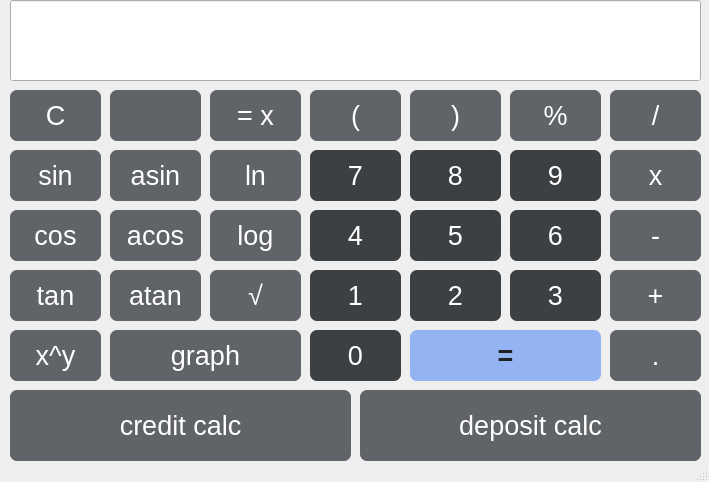
<?xml version="1.0" encoding="UTF-8"?>
<ui version="4.0">
 <class>View</class>
 <widget class="QMainWindow" name="View">
  <property name="enabled">
   <bool>true</bool>
  </property>
  <property name="geometry">
   <rect>
    <x>0</x>
    <y>0</y>
    <width>709</width>
    <height>482</height>
   </rect>
  </property>
  <property name="sizePolicy">
   <sizepolicy hsizetype="Fixed" vsizetype="Preferred">
    <horstretch>0</horstretch>
    <verstretch>0</verstretch>
   </sizepolicy>
  </property>
  <property name="minimumSize">
   <size>
    <width>709</width>
    <height>482</height>
   </size>
  </property>
  <property name="maximumSize">
   <size>
    <width>709</width>
    <height>482</height>
   </size>
  </property>
  <property name="sizeIncrement">
   <size>
    <width>0</width>
    <height>-1</height>
   </size>
  </property>
  <property name="baseSize">
   <size>
    <width>-1</width>
    <height>0</height>
   </size>
  </property>
  <property name="windowTitle">
   <string>s21_smart_calc_cpp</string>
  </property>
  <property name="styleSheet">
   <string notr="true">QPushButton {
  background-color:rgb(32, 33, 36);
}</string>
  </property>
  <widget class="QWidget" name="centralwidget">
   <property name="minimumSize">
    <size>
     <width>709</width>
     <height>482</height>
    </size>
   </property>
   <property name="maximumSize">
    <size>
     <width>709</width>
     <height>482</height>
    </size>
   </property>
   <property name="mouseTracking">
    <bool>false</bool>
   </property>
   <property name="tabletTracking">
    <bool>false</bool>
   </property>
   <widget class="QPushButton" name="pushButton_tch">
    <property name="geometry">
     <rect>
      <x>610</x>
      <y>330</y>
      <width>91</width>
      <height>51</height>
     </rect>
    </property>
    <property name="font">
     <font>
      <pointsize>20</pointsize>
     </font>
    </property>
    <property name="styleSheet">
     <string notr="true">QPushButton {
	background-color: rgb(96, 99, 103);
  	color: white; 
	border-radius: 7px;
}
QPushButton:pressed {
    	border: 1px solid  gray;
	background-color: qlineargradient(x1: 0, y1: 0, x2: 0, y2: 1,
                                      stop: 0 #A9A9A9, stop: 1 #808080);
}</string>
    </property>
    <property name="text">
     <string>.</string>
    </property>
   </widget>
   <widget class="QPushButton" name="pushButton_plus">
    <property name="geometry">
     <rect>
      <x>610</x>
      <y>270</y>
      <width>91</width>
      <height>51</height>
     </rect>
    </property>
    <property name="font">
     <font>
      <pointsize>20</pointsize>
     </font>
    </property>
    <property name="styleSheet">
     <string notr="true">QPushButton {
	background-color: rgb(96, 99, 103);
  	color: white; 
	border-radius: 7px;
}
QPushButton:pressed {
    	border: 1px solid  gray;
	background-color: qlineargradient(x1: 0, y1: 0, x2: 0, y2: 1,
                                      stop: 0 #A9A9A9, stop: 1 #808080);
}</string>
    </property>
    <property name="text">
     <string>+</string>
    </property>
   </widget>
   <widget class="QPushButton" name="pushButton_sub">
    <property name="geometry">
     <rect>
      <x>610</x>
      <y>210</y>
      <width>91</width>
      <height>51</height>
     </rect>
    </property>
    <property name="font">
     <font>
      <pointsize>20</pointsize>
     </font>
    </property>
    <property name="styleSheet">
     <string notr="true">QPushButton {
	background-color: rgb(96, 99, 103);
  	color: white; 
	border-radius: 7px;
}
QPushButton:pressed {
    	border: 1px solid  gray;
	background-color: qlineargradient(x1: 0, y1: 0, x2: 0, y2: 1,
                                      stop: 0 #A9A9A9, stop: 1 #808080);
}</string>
    </property>
    <property name="text">
     <string>-</string>
    </property>
   </widget>
   <widget class="QPushButton" name="pushButton_mult">
    <property name="geometry">
     <rect>
      <x>610</x>
      <y>150</y>
      <width>91</width>
      <height>51</height>
     </rect>
    </property>
    <property name="font">
     <font>
      <pointsize>20</pointsize>
     </font>
    </property>
    <property name="styleSheet">
     <string notr="true">QPushButton {
	background-color: rgb(96, 99, 103);
  	color: white; 
	border-radius: 7px;
}
QPushButton:pressed {
    	border: 1px solid  gray;
	background-color: qlineargradient(x1: 0, y1: 0, x2: 0, y2: 1,
                                      stop: 0 #A9A9A9, stop: 1 #808080);
}</string>
    </property>
    <property name="text">
     <string>x</string>
    </property>
   </widget>
   <widget class="QPushButton" name="pushButton_result">
    <property name="geometry">
     <rect>
      <x>410</x>
      <y>330</y>
      <width>191</width>
      <height>51</height>
     </rect>
    </property>
    <property name="font">
     <font>
      <pointsize>20</pointsize>
      <bold>true</bold>
     </font>
    </property>
    <property name="styleSheet">
     <string notr="true">QPushButton {
	background-color:rgb(147, 179, 242);
  	color:rgb(32, 33, 36); 
	border-radius: 7px;
}
QPushButton:pressed {
    	border: 1px solid  gray;
	background-color: qlineargradient(x1: 0, y1: 0, x2: 0, y2: 1,
                                      stop: 0 #87CEEB, stop: 1 #00BFFF);
}
</string>
    </property>
    <property name="text">
     <string>=</string>
    </property>
   </widget>
   <widget class="QPushButton" name="pushButton_3">
    <property name="geometry">
     <rect>
      <x>510</x>
      <y>270</y>
      <width>91</width>
      <height>51</height>
     </rect>
    </property>
    <property name="font">
     <font>
      <pointsize>20</pointsize>
     </font>
    </property>
    <property name="styleSheet">
     <string notr="true">QPushButton {
	background-color:rgb(61, 64, 67);
  	color: white; 
	border-radius: 7px;
}
QPushButton:pressed {
    	border: 1px solid  gray;
	background-color: qlineargradient(x1: 0, y1: 0, x2: 0, y2: 1,
                                      stop: 0 #696969, stop: 1 #2F4F4F);
}
</string>
    </property>
    <property name="text">
     <string>3</string>
    </property>
   </widget>
   <widget class="QPushButton" name="pushButton_2">
    <property name="geometry">
     <rect>
      <x>410</x>
      <y>270</y>
      <width>91</width>
      <height>51</height>
     </rect>
    </property>
    <property name="font">
     <font>
      <pointsize>20</pointsize>
     </font>
    </property>
    <property name="styleSheet">
     <string notr="true">QPushButton {
	background-color:rgb(61, 64, 67);
  	color: white; 
	border-radius: 7px;
}
QPushButton:pressed {
    	border: 1px solid  gray;
	background-color: qlineargradient(x1: 0, y1: 0, x2: 0, y2: 1,
                                      stop: 0 #696969, stop: 1 #2F4F4F);
}
</string>
    </property>
    <property name="text">
     <string>2</string>
    </property>
   </widget>
   <widget class="QPushButton" name="pushButton_0">
    <property name="geometry">
     <rect>
      <x>310</x>
      <y>330</y>
      <width>91</width>
      <height>51</height>
     </rect>
    </property>
    <property name="font">
     <font>
      <pointsize>20</pointsize>
     </font>
    </property>
    <property name="styleSheet">
     <string notr="true">QPushButton {
	background-color:rgb(61, 64, 67);
  	color: white; 
	border-radius: 7px;
}
QPushButton:pressed {
    	border: 1px solid  gray;
	background-color: qlineargradient(x1: 0, y1: 0, x2: 0, y2: 1,
                                      stop: 0 #696969, stop: 1 #2F4F4F);
}
</string>
    </property>
    <property name="text">
     <string>0</string>
    </property>
   </widget>
   <widget class="QPushButton" name="pushButton_1">
    <property name="geometry">
     <rect>
      <x>310</x>
      <y>270</y>
      <width>91</width>
      <height>51</height>
     </rect>
    </property>
    <property name="font">
     <font>
      <pointsize>20</pointsize>
     </font>
    </property>
    <property name="styleSheet">
     <string notr="true">QPushButton {
	background-color:rgb(61, 64, 67);
  	color: white; 
	border-radius: 7px;
}
QPushButton:pressed {
    	border: 1px solid  gray;
	background-color: qlineargradient(x1: 0, y1: 0, x2: 0, y2: 1,
                                      stop: 0 #696969, stop: 1 #2F4F4F);
}
</string>
    </property>
    <property name="text">
     <string>1</string>
    </property>
   </widget>
   <widget class="QPushButton" name="pushButton_5">
    <property name="geometry">
     <rect>
      <x>410</x>
      <y>210</y>
      <width>91</width>
      <height>51</height>
     </rect>
    </property>
    <property name="font">
     <font>
      <pointsize>20</pointsize>
     </font>
    </property>
    <property name="styleSheet">
     <string notr="true">QPushButton {
	background-color:rgb(61, 64, 67);
  	color: white; 
	border-radius: 7px;
}
QPushButton:pressed {
    	border: 1px solid  gray;
	background-color: qlineargradient(x1: 0, y1: 0, x2: 0, y2: 1,
                                      stop: 0 #696969, stop: 1 #2F4F4F);
}
</string>
    </property>
    <property name="text">
     <string>5</string>
    </property>
   </widget>
   <widget class="QPushButton" name="pushButton_4">
    <property name="geometry">
     <rect>
      <x>310</x>
      <y>210</y>
      <width>91</width>
      <height>51</height>
     </rect>
    </property>
    <property name="font">
     <font>
      <pointsize>20</pointsize>
     </font>
    </property>
    <property name="styleSheet">
     <string notr="true">QPushButton {
	background-color:rgb(61, 64, 67);
  	color: white; 
	border-radius: 7px;
}
QPushButton:pressed {
    	border: 1px solid  gray;
	background-color: qlineargradient(x1: 0, y1: 0, x2: 0, y2: 1,
                                      stop: 0 #696969, stop: 1 #2F4F4F);
}
</string>
    </property>
    <property name="text">
     <string>4</string>
    </property>
   </widget>
   <widget class="QPushButton" name="pushButton_6">
    <property name="geometry">
     <rect>
      <x>510</x>
      <y>210</y>
      <width>91</width>
      <height>51</height>
     </rect>
    </property>
    <property name="font">
     <font>
      <pointsize>20</pointsize>
     </font>
    </property>
    <property name="styleSheet">
     <string notr="true">QPushButton {
	background-color:rgb(61, 64, 67);
  	color: white; 
	border-radius: 7px;
}
QPushButton:pressed {
    	border: 1px solid  gray;
	background-color: qlineargradient(x1: 0, y1: 0, x2: 0, y2: 1,
                                      stop: 0 #696969, stop: 1 #2F4F4F);
}
</string>
    </property>
    <property name="text">
     <string>6</string>
    </property>
   </widget>
   <widget class="QPushButton" name="pushButton_8">
    <property name="geometry">
     <rect>
      <x>410</x>
      <y>150</y>
      <width>91</width>
      <height>51</height>
     </rect>
    </property>
    <property name="font">
     <font>
      <pointsize>20</pointsize>
     </font>
    </property>
    <property name="styleSheet">
     <string notr="true">QPushButton {
	background-color:rgb(61, 64, 67);
  	color: white; 
	border-radius: 7px;
}
QPushButton:pressed {
    	border: 1px solid  gray;
	background-color: qlineargradient(x1: 0, y1: 0, x2: 0, y2: 1,
                                      stop: 0 #696969, stop: 1 #2F4F4F);
}
</string>
    </property>
    <property name="text">
     <string>8</string>
    </property>
   </widget>
   <widget class="QPushButton" name="pushButton_7">
    <property name="geometry">
     <rect>
      <x>310</x>
      <y>150</y>
      <width>91</width>
      <height>51</height>
     </rect>
    </property>
    <property name="font">
     <font>
      <pointsize>20</pointsize>
     </font>
    </property>
    <property name="styleSheet">
     <string notr="true">QPushButton {
	background-color:rgb(61, 64, 67);
  	color: white; 
	border-radius: 7px;
}
QPushButton:pressed {
    	border: 1px solid  gray;
	background-color: qlineargradient(x1: 0, y1: 0, x2: 0, y2: 1,
                                      stop: 0 #696969, stop: 1 #2F4F4F);
}
</string>
    </property>
    <property name="text">
     <string>7</string>
    </property>
   </widget>
   <widget class="QPushButton" name="pushButton_9">
    <property name="geometry">
     <rect>
      <x>510</x>
      <y>150</y>
      <width>91</width>
      <height>51</height>
     </rect>
    </property>
    <property name="font">
     <font>
      <pointsize>20</pointsize>
     </font>
    </property>
    <property name="styleSheet">
     <string notr="true">QPushButton {
	background-color:rgb(61, 64, 67);
  	color: white; 
	border-radius: 7px;
}
QPushButton:pressed {
    	border: 1px solid  gray;
	background-color: qlineargradient(x1: 0, y1: 0, x2: 0, y2: 1,
                                      stop: 0 #696969, stop: 1 #2F4F4F);
}
</string>
    </property>
    <property name="text">
     <string>9</string>
    </property>
   </widget>
   <widget class="QPushButton" name="pushButton_div">
    <property name="geometry">
     <rect>
      <x>610</x>
      <y>90</y>
      <width>91</width>
      <height>51</height>
     </rect>
    </property>
    <property name="font">
     <font>
      <pointsize>20</pointsize>
     </font>
    </property>
    <property name="styleSheet">
     <string notr="true">QPushButton {
	background-color: rgb(96, 99, 103);
  	color: white; 
	border-radius: 7px;
}
QPushButton:pressed {
    	border: 1px solid  gray;
	background-color: qlineargradient(x1: 0, y1: 0, x2: 0, y2: 1,
                                      stop: 0 #A9A9A9, stop: 1 #808080);
}</string>
    </property>
    <property name="text">
     <string>/</string>
    </property>
   </widget>
   <widget class="QPushButton" name="pushButton_mod">
    <property name="geometry">
     <rect>
      <x>510</x>
      <y>90</y>
      <width>91</width>
      <height>51</height>
     </rect>
    </property>
    <property name="font">
     <font>
      <pointsize>20</pointsize>
     </font>
    </property>
    <property name="styleSheet">
     <string notr="true">QPushButton {
	background-color: rgb(96, 99, 103);
  	color: white; 
	border-radius: 7px;
}
QPushButton:pressed {
    	border: 1px solid  gray;
	background-color: qlineargradient(x1: 0, y1: 0, x2: 0, y2: 1,
                                      stop: 0 #A9A9A9, stop: 1 #808080);
}</string>
    </property>
    <property name="text">
     <string>%</string>
    </property>
   </widget>
   <widget class="QPushButton" name="pushButton_R">
    <property name="geometry">
     <rect>
      <x>410</x>
      <y>90</y>
      <width>91</width>
      <height>51</height>
     </rect>
    </property>
    <property name="font">
     <font>
      <pointsize>20</pointsize>
     </font>
    </property>
    <property name="styleSheet">
     <string notr="true">QPushButton {
	background-color: rgb(96, 99, 103);
  	color: white; 
	border-radius: 7px;
}
QPushButton:pressed {
    	border: 1px solid  gray;
	background-color: qlineargradient(x1: 0, y1: 0, x2: 0, y2: 1,
                                      stop: 0 #A9A9A9, stop: 1 #808080);
}</string>
    </property>
    <property name="text">
     <string>)</string>
    </property>
   </widget>
   <widget class="QPushButton" name="pushButton_L">
    <property name="geometry">
     <rect>
      <x>310</x>
      <y>90</y>
      <width>91</width>
      <height>51</height>
     </rect>
    </property>
    <property name="font">
     <font>
      <pointsize>20</pointsize>
     </font>
    </property>
    <property name="styleSheet">
     <string notr="true">QPushButton {
	background-color: rgb(96, 99, 103);
  	color: white; 
	border-radius: 7px;
}
QPushButton:pressed {
    	border: 1px solid  gray;
	background-color: qlineargradient(x1: 0, y1: 0, x2: 0, y2: 1,
                                      stop: 0 #A9A9A9, stop: 1 #808080);
}</string>
    </property>
    <property name="text">
     <string>(</string>
    </property>
   </widget>
   <widget class="QPushButton" name="pushButton_acos">
    <property name="geometry">
     <rect>
      <x>110</x>
      <y>210</y>
      <width>91</width>
      <height>51</height>
     </rect>
    </property>
    <property name="font">
     <font>
      <pointsize>20</pointsize>
     </font>
    </property>
    <property name="styleSheet">
     <string notr="true">QPushButton {
	background-color: rgb(96, 99, 103);
  	color: white; 
	border-radius: 7px;
}
QPushButton:pressed {
    	border: 1px solid  gray;
	background-color: qlineargradient(x1: 0, y1: 0, x2: 0, y2: 1,
                                      stop: 0 #A9A9A9, stop: 1 #808080);
}</string>
    </property>
    <property name="text">
     <string>acos</string>
    </property>
   </widget>
   <widget class="QPushButton" name="pushButton_sin">
    <property name="geometry">
     <rect>
      <x>10</x>
      <y>150</y>
      <width>91</width>
      <height>51</height>
     </rect>
    </property>
    <property name="font">
     <font>
      <pointsize>20</pointsize>
     </font>
    </property>
    <property name="styleSheet">
     <string notr="true">QPushButton {
	background-color: rgb(96, 99, 103);
  	color: white; 
	border-radius: 7px;
}
QPushButton:pressed {
    	border: 1px solid  gray;
	background-color: qlineargradient(x1: 0, y1: 0, x2: 0, y2: 1,
                                      stop: 0 #A9A9A9, stop: 1 #808080);
}</string>
    </property>
    <property name="text">
     <string>sin</string>
    </property>
   </widget>
   <widget class="QPushButton" name="pushButton_sqrt">
    <property name="geometry">
     <rect>
      <x>210</x>
      <y>270</y>
      <width>91</width>
      <height>51</height>
     </rect>
    </property>
    <property name="font">
     <font>
      <pointsize>20</pointsize>
     </font>
    </property>
    <property name="styleSheet">
     <string notr="true">QPushButton {
	background-color: rgb(96, 99, 103);
  	color: white; 
	border-radius: 7px;
}
QPushButton:pressed {
    	border: 1px solid  gray;
	background-color: qlineargradient(x1: 0, y1: 0, x2: 0, y2: 1,
                                      stop: 0 #A9A9A9, stop: 1 #808080);
}</string>
    </property>
    <property name="text">
     <string>√</string>
    </property>
   </widget>
   <widget class="QPushButton" name="pushButton_log">
    <property name="geometry">
     <rect>
      <x>210</x>
      <y>210</y>
      <width>91</width>
      <height>51</height>
     </rect>
    </property>
    <property name="font">
     <font>
      <pointsize>20</pointsize>
     </font>
    </property>
    <property name="styleSheet">
     <string notr="true">QPushButton {
	background-color: rgb(96, 99, 103);
  	color: white; 
	border-radius: 7px;
}
QPushButton:pressed {
    	border: 1px solid  gray;
	background-color: qlineargradient(x1: 0, y1: 0, x2: 0, y2: 1,
                                      stop: 0 #A9A9A9, stop: 1 #808080);
}</string>
    </property>
    <property name="text">
     <string>log</string>
    </property>
   </widget>
   <widget class="QPushButton" name="pushButton_pow">
    <property name="geometry">
     <rect>
      <x>10</x>
      <y>330</y>
      <width>91</width>
      <height>51</height>
     </rect>
    </property>
    <property name="font">
     <font>
      <pointsize>20</pointsize>
     </font>
    </property>
    <property name="styleSheet">
     <string notr="true">QPushButton {
	background-color: rgb(96, 99, 103);
  	color: white; 
	border-radius: 7px;
}
QPushButton:pressed {
    	border: 1px solid  gray;
	background-color: qlineargradient(x1: 0, y1: 0, x2: 0, y2: 1,
                                      stop: 0 #A9A9A9, stop: 1 #808080);
}</string>
    </property>
    <property name="text">
     <string>x^y</string>
    </property>
   </widget>
   <widget class="QPushButton" name="pushButton_ln">
    <property name="geometry">
     <rect>
      <x>210</x>
      <y>150</y>
      <width>91</width>
      <height>51</height>
     </rect>
    </property>
    <property name="font">
     <font>
      <pointsize>20</pointsize>
     </font>
    </property>
    <property name="styleSheet">
     <string notr="true">QPushButton {
	background-color: rgb(96, 99, 103);
  	color: white; 
	border-radius: 7px;
}
QPushButton:pressed {
    	border: 1px solid  gray;
	background-color: qlineargradient(x1: 0, y1: 0, x2: 0, y2: 1,
                                      stop: 0 #A9A9A9, stop: 1 #808080);
}</string>
    </property>
    <property name="text">
     <string>ln</string>
    </property>
   </widget>
   <widget class="QPushButton" name="pushButton_tan">
    <property name="geometry">
     <rect>
      <x>10</x>
      <y>270</y>
      <width>91</width>
      <height>51</height>
     </rect>
    </property>
    <property name="font">
     <font>
      <pointsize>20</pointsize>
     </font>
    </property>
    <property name="styleSheet">
     <string notr="true">QPushButton {
	background-color: rgb(96, 99, 103);
  	color: white; 
	border-radius: 7px;
}
QPushButton:pressed {
    	border: 1px solid  gray;
	background-color: qlineargradient(x1: 0, y1: 0, x2: 0, y2: 1,
                                      stop: 0 #A9A9A9, stop: 1 #808080);
}</string>
    </property>
    <property name="text">
     <string>tan</string>
    </property>
   </widget>
   <widget class="QPushButton" name="pushButton_cos">
    <property name="geometry">
     <rect>
      <x>10</x>
      <y>210</y>
      <width>91</width>
      <height>51</height>
     </rect>
    </property>
    <property name="font">
     <font>
      <pointsize>20</pointsize>
     </font>
    </property>
    <property name="styleSheet">
     <string notr="true">QPushButton {
	background-color: rgb(96, 99, 103);
  	color: white; 
	border-radius: 7px;
}
QPushButton:pressed {
    	border: 1px solid  gray;
	background-color: qlineargradient(x1: 0, y1: 0, x2: 0, y2: 1,
                                      stop: 0 #A9A9A9, stop: 1 #808080);
}</string>
    </property>
    <property name="text">
     <string>cos</string>
    </property>
   </widget>
   <widget class="QPushButton" name="pushButton_x">
    <property name="geometry">
     <rect>
      <x>210</x>
      <y>90</y>
      <width>91</width>
      <height>51</height>
     </rect>
    </property>
    <property name="font">
     <font>
      <pointsize>20</pointsize>
     </font>
    </property>
    <property name="styleSheet">
     <string notr="true">QPushButton {
	background-color: rgb(96, 99, 103);
  	color: white; 
	border-radius: 7px;
}
QPushButton:pressed {
    	border: 1px solid  gray;
	background-color: qlineargradient(x1: 0, y1: 0, x2: 0, y2: 1,
                                      stop: 0 #A9A9A9, stop: 1 #808080);
}</string>
    </property>
    <property name="text">
     <string>= x</string>
    </property>
   </widget>
   <widget class="QPushButton" name="pushButton_atan">
    <property name="geometry">
     <rect>
      <x>110</x>
      <y>270</y>
      <width>91</width>
      <height>51</height>
     </rect>
    </property>
    <property name="font">
     <font>
      <pointsize>20</pointsize>
     </font>
    </property>
    <property name="styleSheet">
     <string notr="true">QPushButton {
	background-color: rgb(96, 99, 103);
  	color: white; 
	border-radius: 7px;
}
QPushButton:pressed {
    	border: 1px solid  gray;
	background-color: qlineargradient(x1: 0, y1: 0, x2: 0, y2: 1,
                                      stop: 0 #A9A9A9, stop: 1 #808080);
}</string>
    </property>
    <property name="text">
     <string>atan</string>
    </property>
   </widget>
   <widget class="QPushButton" name="pushButton_asin">
    <property name="geometry">
     <rect>
      <x>110</x>
      <y>150</y>
      <width>91</width>
      <height>51</height>
     </rect>
    </property>
    <property name="font">
     <font>
      <pointsize>20</pointsize>
     </font>
    </property>
    <property name="styleSheet">
     <string notr="true">QPushButton {
	background-color: rgb(96, 99, 103);
  	color: white; 
	border-radius: 7px;
}
QPushButton:pressed {
    	border: 1px solid  gray;
	background-color: qlineargradient(x1: 0, y1: 0, x2: 0, y2: 1,
                                      stop: 0 #A9A9A9, stop: 1 #808080);
}</string>
    </property>
    <property name="text">
     <string>asin</string>
    </property>
   </widget>
   <widget class="QLineEdit" name="lineEdit">
    <property name="geometry">
     <rect>
      <x>10</x>
      <y>0</y>
      <width>691</width>
      <height>81</height>
     </rect>
    </property>
    <property name="font">
     <font>
      <family>Kefa</family>
      <pointsize>36</pointsize>
     </font>
    </property>
    <property name="tabletTracking">
     <bool>true</bool>
    </property>
    <property name="layoutDirection">
     <enum>Qt::LeftToRight</enum>
    </property>
    <property name="styleSheet">
     <string notr="true">QLabel {
  	qproperty-alignment: 'AlignVCenter | AlignRight';
}</string>
    </property>
    <property name="text">
     <string/>
    </property>
    <property name="maxLength">
     <number>255</number>
    </property>
    <property name="alignment">
     <set>Qt::AlignRight|Qt::AlignTrailing|Qt::AlignVCenter</set>
    </property>
    <property name="cursorMoveStyle">
     <enum>Qt::LogicalMoveStyle</enum>
    </property>
   </widget>
   <widget class="QPushButton" name="pushButton_graph">
    <property name="geometry">
     <rect>
      <x>110</x>
      <y>330</y>
      <width>191</width>
      <height>51</height>
     </rect>
    </property>
    <property name="font">
     <font>
      <pointsize>20</pointsize>
     </font>
    </property>
    <property name="styleSheet">
     <string notr="true">QPushButton {
	background-color: rgb(96, 99, 103);
  	color: white; 
	border-radius: 7px;
}
QPushButton:pressed {
    	border: 1px solid  gray;
	background-color: qlineargradient(x1: 0, y1: 0, x2: 0, y2: 1,
                                      stop: 0 #A9A9A9, stop: 1 #808080);
}</string>
    </property>
    <property name="text">
     <string>graph</string>
    </property>
   </widget>
   <widget class="QPushButton" name="pushButton_sin_2">
    <property name="geometry">
     <rect>
      <x>10</x>
      <y>90</y>
      <width>91</width>
      <height>51</height>
     </rect>
    </property>
    <property name="font">
     <font>
      <pointsize>20</pointsize>
     </font>
    </property>
    <property name="styleSheet">
     <string notr="true">QPushButton {
	background-color: rgb(96, 99, 103);
  	color: white; 
	border-radius: 7px;
}
QPushButton:pressed {
    	border: 1px solid  gray;
	background-color: qlineargradient(x1: 0, y1: 0, x2: 0, y2: 1,
                                      stop: 0 #A9A9A9, stop: 1 #808080);
}</string>
    </property>
    <property name="text">
     <string>C</string>
    </property>
   </widget>
   <widget class="QLineEdit" name="lineEdit_2">
    <property name="geometry">
     <rect>
      <x>110</x>
      <y>90</y>
      <width>91</width>
      <height>51</height>
     </rect>
    </property>
    <property name="font">
     <font>
      <pointsize>20</pointsize>
     </font>
    </property>
    <property name="styleSheet">
     <string notr="true">
	background-color: rgb(96, 99, 103);
  	color: white; 
	border-radius: 7px;

</string>
    </property>
    <property name="text">
     <string/>
    </property>
    <property name="alignment">
     <set>Qt::AlignCenter</set>
    </property>
   </widget>
   <widget class="QPushButton" name="pushButton_credit_calc">
    <property name="geometry">
     <rect>
      <x>10</x>
      <y>390</y>
      <width>341</width>
      <height>71</height>
     </rect>
    </property>
    <property name="font">
     <font>
      <pointsize>20</pointsize>
     </font>
    </property>
    <property name="styleSheet">
     <string notr="true">QPushButton {
	background-color: rgb(96, 99, 103);
  	color: white; 
	border-radius: 7px;
}
QPushButton:pressed {
    	border: 1px solid  gray;
	background-color: qlineargradient(x1: 0, y1: 0, x2: 0, y2: 1,
                                      stop: 0 #A9A9A9, stop: 1 #808080);
}</string>
    </property>
    <property name="text">
     <string>credit calc</string>
    </property>
   </widget>
   <widget class="QPushButton" name="pushButton_graph_3">
    <property name="geometry">
     <rect>
      <x>360</x>
      <y>390</y>
      <width>341</width>
      <height>71</height>
     </rect>
    </property>
    <property name="font">
     <font>
      <pointsize>20</pointsize>
     </font>
    </property>
    <property name="styleSheet">
     <string notr="true">QPushButton {
	background-color: rgb(96, 99, 103);
  	color: white; 
	border-radius: 7px;
}
QPushButton:pressed {
    	border: 1px solid  gray;
	background-color: qlineargradient(x1: 0, y1: 0, x2: 0, y2: 1,
                                      stop: 0 #A9A9A9, stop: 1 #808080);
}</string>
    </property>
    <property name="text">
     <string>deposit calc</string>
    </property>
   </widget>
  </widget>
  <widget class="QMenuBar" name="menubar">
   <property name="geometry">
    <rect>
     <x>0</x>
     <y>0</y>
     <width>709</width>
     <height>17</height>
    </rect>
   </property>
  </widget>
  <widget class="QStatusBar" name="statusbar"/>
 </widget>
 <resources/>
 <connections/>
</ui>
